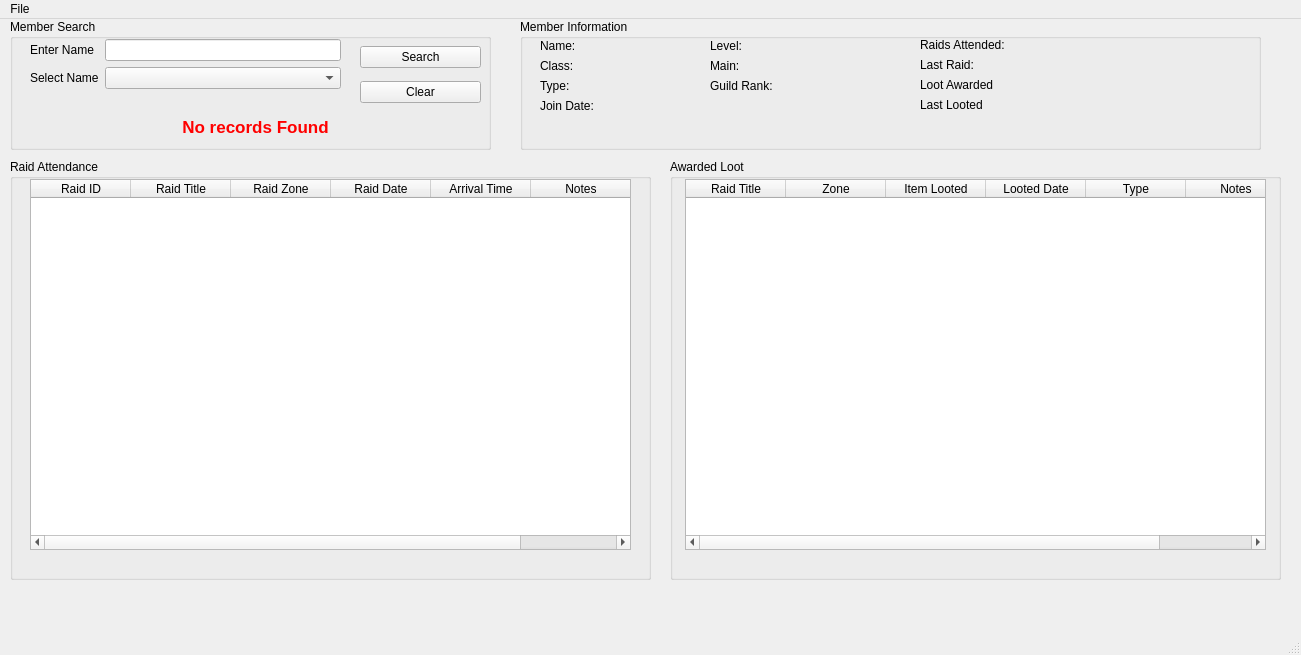
<?xml version="1.0" encoding="UTF-8"?>
<ui version="4.0">
 <class>MainWindow</class>
 <widget class="QMainWindow" name="MainWindow">
  <property name="geometry">
   <rect>
    <x>0</x>
    <y>0</y>
    <width>1301</width>
    <height>655</height>
   </rect>
  </property>
  <property name="windowTitle">
   <string>MainWindow</string>
  </property>
  <widget class="QWidget" name="centralwidget">
   <widget class="QGroupBox" name="groupBox">
    <property name="geometry">
     <rect>
      <x>10</x>
      <y>0</y>
      <width>481</width>
      <height>131</height>
     </rect>
    </property>
    <property name="title">
     <string>Member Search</string>
    </property>
    <widget class="QWidget" name="formLayoutWidget">
     <property name="geometry">
      <rect>
       <x>20</x>
       <y>20</y>
       <width>311</width>
       <height>71</height>
      </rect>
     </property>
     <layout class="QFormLayout" name="formLayout">
      <item row="0" column="0">
       <widget class="QLabel" name="label">
        <property name="text">
         <string>Enter Name</string>
        </property>
       </widget>
      </item>
      <item row="1" column="0">
       <widget class="QLabel" name="label_2">
        <property name="text">
         <string>Select Name</string>
        </property>
       </widget>
      </item>
      <item row="1" column="1">
       <widget class="QComboBox" name="combo_player_select">
        <property name="currentText">
         <string/>
        </property>
        <property name="placeholderText">
         <string>Select Member</string>
        </property>
       </widget>
      </item>
      <item row="0" column="1">
       <widget class="QLineEdit" name="text_player_search"/>
      </item>
     </layout>
    </widget>
    <widget class="QWidget" name="verticalLayoutWidget">
     <property name="geometry">
      <rect>
       <x>350</x>
       <y>20</y>
       <width>121</width>
       <height>71</height>
      </rect>
     </property>
     <layout class="QVBoxLayout" name="verticalLayout">
      <item>
       <widget class="QPushButton" name="button_search">
        <property name="text">
         <string>Search</string>
        </property>
       </widget>
      </item>
      <item>
       <widget class="QPushButton" name="button_clear">
        <property name="text">
         <string>Clear</string>
        </property>
       </widget>
      </item>
     </layout>
    </widget>
    <widget class="QLabel" name="label_no_records_found">
     <property name="geometry">
      <rect>
       <x>170</x>
       <y>100</y>
       <width>151</width>
       <height>16</height>
      </rect>
     </property>
     <property name="font">
      <font>
       <pointsize>13</pointsize>
       <bold>true</bold>
      </font>
     </property>
     <property name="styleSheet">
      <string notr="true">color: RED;</string>
     </property>
     <property name="text">
      <string>No records Found</string>
     </property>
     <property name="alignment">
      <set>Qt::AlignmentFlag::AlignCenter</set>
     </property>
    </widget>
   </widget>
   <widget class="QGroupBox" name="groupBox_2">
    <property name="geometry">
     <rect>
      <x>10</x>
      <y>140</y>
      <width>641</width>
      <height>421</height>
     </rect>
    </property>
    <property name="title">
     <string>Raid Attendance</string>
    </property>
    <widget class="QTableWidget" name="tbl_attendance">
     <property name="geometry">
      <rect>
       <x>20</x>
       <y>20</y>
       <width>601</width>
       <height>371</height>
      </rect>
     </property>
     <column>
      <property name="text">
       <string>Raid ID</string>
      </property>
     </column>
     <column>
      <property name="text">
       <string>Raid Title</string>
      </property>
     </column>
     <column>
      <property name="text">
       <string>Raid Zone</string>
      </property>
     </column>
     <column>
      <property name="text">
       <string>Raid Date</string>
      </property>
     </column>
     <column>
      <property name="text">
       <string>Arrival Time</string>
      </property>
     </column>
     <column>
      <property name="text">
       <string>Notes</string>
      </property>
     </column>
    </widget>
   </widget>
   <widget class="QGroupBox" name="groupBox_3">
    <property name="geometry">
     <rect>
      <x>670</x>
      <y>140</y>
      <width>611</width>
      <height>421</height>
     </rect>
    </property>
    <property name="title">
     <string>Awarded Loot</string>
    </property>
    <widget class="QTableWidget" name="tbl_loot">
     <property name="geometry">
      <rect>
       <x>15</x>
       <y>20</y>
       <width>581</width>
       <height>371</height>
      </rect>
     </property>
     <column>
      <property name="text">
       <string>Raid Title</string>
      </property>
     </column>
     <column>
      <property name="text">
       <string>Zone</string>
      </property>
     </column>
     <column>
      <property name="text">
       <string>Item Looted</string>
      </property>
     </column>
     <column>
      <property name="text">
       <string>Looted Date</string>
      </property>
     </column>
     <column>
      <property name="text">
       <string>Type</string>
      </property>
     </column>
     <column>
      <property name="text">
       <string>Notes</string>
      </property>
     </column>
    </widget>
   </widget>
   <widget class="QGroupBox" name="groupBox_4">
    <property name="geometry">
     <rect>
      <x>520</x>
      <y>0</y>
      <width>741</width>
      <height>131</height>
     </rect>
    </property>
    <property name="title">
     <string>Member Information</string>
    </property>
    <widget class="QWidget" name="formLayoutWidget_2">
     <property name="geometry">
      <rect>
       <x>20</x>
       <y>20</y>
       <width>160</width>
       <height>101</height>
      </rect>
     </property>
     <layout class="QFormLayout" name="formLayout_2">
      <item row="0" column="0">
       <widget class="QLabel" name="label_3">
        <property name="text">
         <string>Name:</string>
        </property>
       </widget>
      </item>
      <item row="0" column="1">
       <widget class="QLabel" name="label_member_name">
        <property name="text">
         <string/>
        </property>
       </widget>
      </item>
      <item row="1" column="0">
       <widget class="QLabel" name="label_5">
        <property name="text">
         <string>Class:</string>
        </property>
       </widget>
      </item>
      <item row="1" column="1">
       <widget class="QLabel" name="label_member_class">
        <property name="text">
         <string/>
        </property>
       </widget>
      </item>
      <item row="2" column="0">
       <widget class="QLabel" name="label_4">
        <property name="text">
         <string>Type:</string>
        </property>
       </widget>
      </item>
      <item row="2" column="1">
       <widget class="QLabel" name="label_member_type">
        <property name="text">
         <string/>
        </property>
       </widget>
      </item>
      <item row="3" column="0">
       <widget class="QLabel" name="label_9">
        <property name="text">
         <string>Join Date:</string>
        </property>
       </widget>
      </item>
      <item row="3" column="1">
       <widget class="QLabel" name="label_member_joined">
        <property name="text">
         <string/>
        </property>
       </widget>
      </item>
     </layout>
    </widget>
    <widget class="QWidget" name="formLayoutWidget_3">
     <property name="geometry">
      <rect>
       <x>190</x>
       <y>20</y>
       <width>201</width>
       <height>101</height>
      </rect>
     </property>
     <layout class="QFormLayout" name="formLayout_3">
      <item row="0" column="0">
       <widget class="QLabel" name="label_6">
        <property name="text">
         <string>Level:</string>
        </property>
       </widget>
      </item>
      <item row="0" column="1">
       <widget class="QLabel" name="label_member_level">
        <property name="text">
         <string/>
        </property>
       </widget>
      </item>
      <item row="1" column="0">
       <widget class="QLabel" name="label_7">
        <property name="text">
         <string>Main:</string>
        </property>
       </widget>
      </item>
      <item row="1" column="1">
       <widget class="QLabel" name="label_member_main">
        <property name="text">
         <string/>
        </property>
       </widget>
      </item>
      <item row="2" column="0">
       <widget class="QLabel" name="label_8">
        <property name="text">
         <string>Guild Rank:</string>
        </property>
       </widget>
      </item>
      <item row="2" column="1">
       <widget class="QLabel" name="label_member_rank">
        <property name="text">
         <string/>
        </property>
       </widget>
      </item>
     </layout>
    </widget>
    <widget class="QWidget" name="formLayoutWidget_4">
     <property name="geometry">
      <rect>
       <x>400</x>
       <y>19</y>
       <width>221</width>
       <height>101</height>
      </rect>
     </property>
     <layout class="QFormLayout" name="formLayout_4">
      <item row="0" column="0">
       <widget class="QLabel" name="label_10">
        <property name="text">
         <string>Raids Attended:</string>
        </property>
       </widget>
      </item>
      <item row="1" column="0">
       <widget class="QLabel" name="label_11">
        <property name="text">
         <string>Last Raid:</string>
        </property>
       </widget>
      </item>
      <item row="2" column="0">
       <widget class="QLabel" name="label_12">
        <property name="text">
         <string>Loot Awarded</string>
        </property>
       </widget>
      </item>
      <item row="3" column="0">
       <widget class="QLabel" name="label_13">
        <property name="text">
         <string>Last Looted</string>
        </property>
       </widget>
      </item>
      <item row="0" column="1">
       <widget class="QLabel" name="label_member_raids_attended">
        <property name="text">
         <string/>
        </property>
       </widget>
      </item>
      <item row="1" column="1">
       <widget class="QLabel" name="label_member_last_raid">
        <property name="text">
         <string/>
        </property>
       </widget>
      </item>
      <item row="2" column="1">
       <widget class="QLabel" name="label_member_loot_awarded">
        <property name="text">
         <string/>
        </property>
       </widget>
      </item>
      <item row="3" column="1">
       <widget class="QLabel" name="label_member_last_looted">
        <property name="text">
         <string/>
        </property>
       </widget>
      </item>
     </layout>
    </widget>
   </widget>
  </widget>
  <widget class="QMenuBar" name="menubar">
   <property name="geometry">
    <rect>
     <x>0</x>
     <y>0</y>
     <width>1301</width>
     <height>33</height>
    </rect>
   </property>
   <widget class="QMenu" name="menuFile">
    <property name="title">
     <string>File</string>
    </property>
    <addaction name="actionClose"/>
   </widget>
   <addaction name="menuFile"/>
  </widget>
  <widget class="QStatusBar" name="statusbar"/>
  <action name="actionClose">
   <property name="text">
    <string>Close</string>
   </property>
  </action>
 </widget>
 <resources/>
 <connections/>
</ui>
